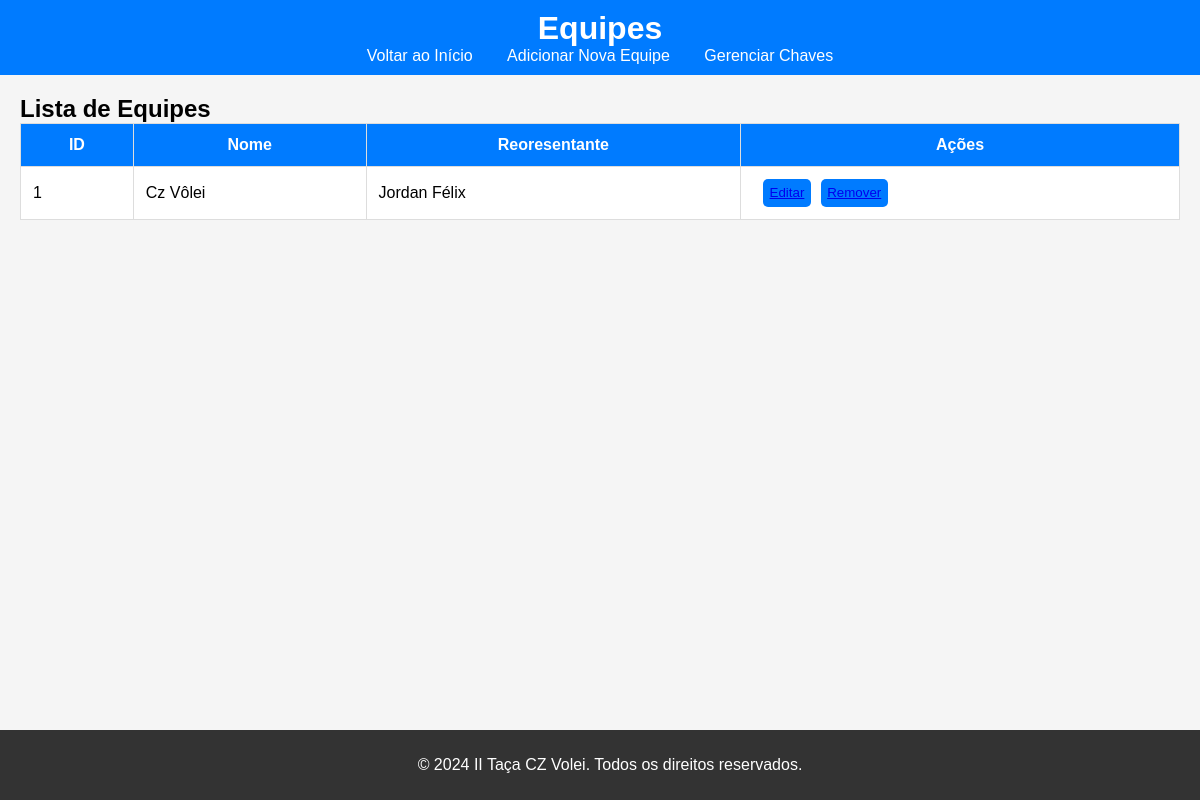
The app's page /, older data.
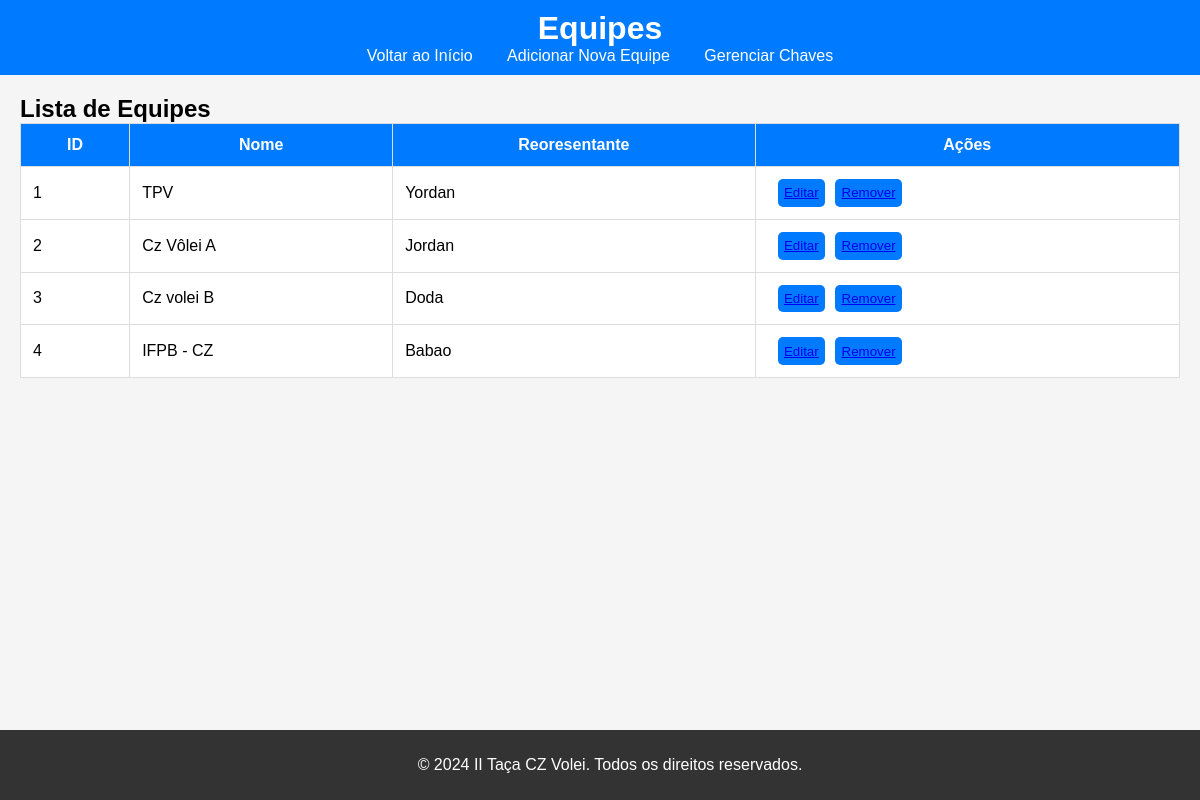
The same page, newer data.
### tables this page shows
CREATE TABLE equipes (
                id INTEGER NOT NULL PRIMARY KEY AUTOINCREMENT,
                nome VARCHAR(255) NOT NULL,
                representante VARCHAR(255) NOT NULL
            );

### app.py (the view)
@app.route('/')
def list_equipes():
    equipes = e.listar_equipe()
    return render_template("equipes.html", equipes=equipes)

### db.py (called while the page is built)
    def listar_equipe():
        conn = sqlite3.connect('II_Taca_CZ_Volei.db')
        cursor = conn.cursor()
        values = cursor.execute("SELECT * FROM equipes")
        resultado = []
        for row in values:
            resultado.append({
                'id': row[0],
                'nome': row[1],
                'representante': row[2],
            })
        conn.close()
        return resultado

### templates/equipes.html (shortened to what this page needs)
<!DOCTYPE html>
<html lang="pt-BR">
<head>
    <link rel="stylesheet" href="{{ url_for('static', filename='styles.css') }}">
</head>
<body>
    <header>
        <h1>Equipes</h1>
        <nav>
            <a href="/">Voltar ao Início</a>
            <a href="/equipes/novo">Adicionar Nova Equipe</a>
            <a href="/chaves">Gerenciar Chaves</a>
        </nav>
    </header>
    <main>
        <h2>Lista de Equipes</h2>
        <table>
            <thead>
                <tr>
                    <th>ID</th>
                    <th>Nome</th>
                    <th>Reoresentante</th>
                    <th>Ações</th>
                </tr>
            </thead>
            <tbody>
                {% for equipe in equipes %}
                    <tr>
                        <td>{{ equipe.id }}</td>
                        <td>{{ equipe.nome }}</td>
                        <td>{{ equipe.representante }}</td>
                        <td>
                            <button><a href="/equipes/editar/{{ equipe.id }}">Editar</a><button>
                            <a href="/equipes/remover/{{ equipe.id }}" onclick="return confirm('Tem certeza que deseja remover esta equipe?');">Remover</a>
                        </td>
                    </tr>
                {% else %}
                    <tr>
                        <td colspan="3">Nenhuma equipe encontrada.</td>
                    </tr>
                {% endfor %}
            </tbody>
        </table>
    </main>
    <footer>
        <p>&copy; 2024 II Taça CZ Volei. Todos os direitos reservados.</p>
    </footer>
</body>
</html>

### static/styles.css (style rules this page uses)
body { font-family: Arial; margin: 0; padding: 0; min-height: 100vh; display: flex; flex-direction: column; background-color: whitesmoke; }
header { background-color: #007bff; color: #fff; text-align: center; padding: 10px; }
header h1, main h2 { margin: 0; }
header nav a { color: #fff; margin: 0 15px; text-decoration: none; }
main { padding: 20px; }
table { width: 100%; border-collapse: collapse; background-color: #fff; }
th, td { border: 1px solid #ddd; padding: 12px; }
th { background-color: #007bff; color: #fff; }
td button { background-color: #007bff; color: #fff; border: none; padding: 0.4rem; border-radius: 5px; cursor: pointer; margin-left: 10px; }
footer { background-color: #333; color: #fff; text-align: center; padding: 10px; position: fixed; width: 100%; bottom: 0; }

Row changes from the older to the newer data that the page shows:
changed equipes id 1: nome "Cz Vôlei" → "TPV"; representante "Jordan Félix" → "Yordan"
added equipes: id "2", nome "Cz Vôlei A", representante "Jordan"
added equipes: id "3", nome "Cz volei B", representante "Doda"
added equipes: id "4", nome "IFPB - CZ", representante "Babao"
